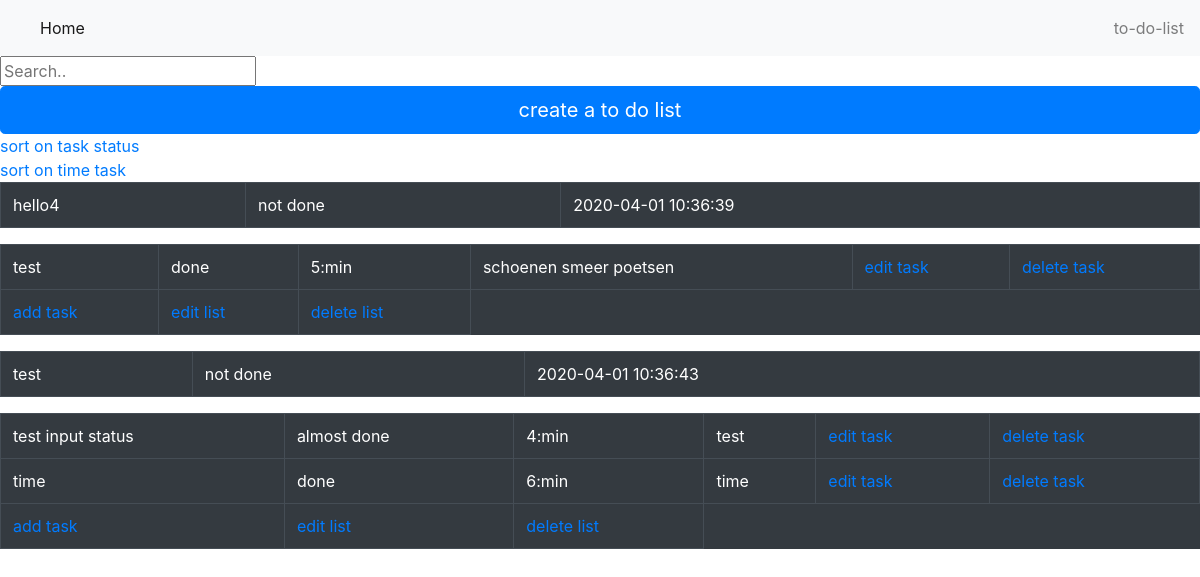
The app's page /home.php with its own data.
### tables this page shows
CREATE TABLE IF NOT EXISTS `lists` (
  `id` tinyint(4) NOT NULL,
  `listname` text NOT NULL,
  `date` timestamp NOT NULL DEFAULT CURRENT_TIMESTAMP ON UPDATE CURRENT_TIMESTAMP,
  `liststatus` text NOT NULL
);

CREATE TABLE IF NOT EXISTS `tasks` (
  `id` int(11) NOT NULL,
  `listid` int(11) NOT NULL,
  `task` text NOT NULL,
  `taskstatus` text NOT NULL,
  `tasktime` text NOT NULL,
  `taskdescription` text NOT NULL
);

### home.php (the view, shortened to what this page needs)
<?php require 'require.php' ?>
<?php
	$sql = 'SELECT * FROM lists';
	$query = $conn->prepare($sql);
	$query->execute();
  $lists = $query->fetchALL();
  $sql2 = 'SELECT * FROM tasks';
	$query2 = $conn->prepare($sql2);
	$query2->execute();
	$tasks = $query2->fetchALL();
  ?>
<?php include 'header.php' ?>
<input id="myInput" type="text" placeholder="Search..">
<a href="createlist.php" type="button" class="btn btn-primary btn-lg btn-block" >create a to do list </a>
      <a href="home.php?sort=taskstatus">sort on task status</a>
      <a style="display:block" href="home.php?sort=tasktime">sort on time task</a>
<?php
foreach ($lists as $list)
  {
?>
<table class="table table-bordered table-dark">
<td><?php echo $list['listname']?></td>
      <td><?php echo $list['liststatus']?></td>
      <td><?php echo $list['date']?></td>
</table>
<table class="table table-bordered table-dark">
  <tbody id="myTable">
      <?php foreach($tasks as $task){
        if ($list['id'] == $task['listid'])
      {
      ?>
      <tr>
      <td><?php echo $task['task'] ?></td>
      <td><?php echo $task['taskstatus']?></td>
      <td><?php echo $task['tasktime']?>:min</td>
      <td><?php echo $task['taskdescription']?></td>
      <td><a href="edittask.php?id=<?php echo $task['id']?>" class="">edit task</a></td>
      <td><a href="deletetask.php?id=<?php echo $task['id']?>" class="">delete task</a></td>
      </tr>
      <?php } ?>
  <?php } ?>
  <td><a href="createtask.php?id=<?php echo $list['id'] ?>" class="card-link">add task</a></td>
  <td><a href="editlist.php?id=<?php echo $list['id']?>" class="card-link">edit list</a></td>
  <td><a href="deletelist.php?id=<?php echo $list['id']?>" class="card-link">delete list</a></td>
  </tbody>
</table>
  <?php }?>

### header.php (shortened to what this page needs)
<html>
<head>
<link rel="stylesheet" href="https://stackpath.bootstrapcdn.com/bootstrap/4.4.1/css/bootstrap.min.css">
  <link rel="stylesheet" href="https://maxcdn.bootstrapcdn.com/bootstrap/4.3.1/css/bootstrap.min.css">
  <link rel="stylesheet" type="text/css" href="style.css">
  <link rel="stylesheet" href="https://use.fontawesome.com/releases/v5.7.2/css/all.css">
<nav class="navbar navbar-expand-lg navbar-light bg-light">
  <div class="collapse navbar-collapse" id="navbarText">
    <ul class="navbar-nav mr-auto">
      <li class="nav-item active">
        <a class="nav-link" href="home.php">Home</a>
      </li>
      <li class="nav-item">
        <a class="nav-link" href="#"></a>
      </li>
      <li class="nav-item">
        <a class="nav-link" href="#"></a>
      </li>
    </ul>
    <span class="navbar-text">
      to-do-list
    </span>
  </div>
</nav>

### records on screen
lists: listname "hello4", liststatus "not done", date "2020-04-01 10:36:39"
tasks: task "test", taskstatus "done", tasktime "5", taskdescription "schoenen smeer poetsen"
lists: listname "test", liststatus "not done", date "2020-04-01 10:36:43"
tasks: task "test input status", taskstatus "almost done", tasktime "4", taskdescription "test"
tasks: task "time", taskstatus "done", tasktime "6", taskdescription "time"
